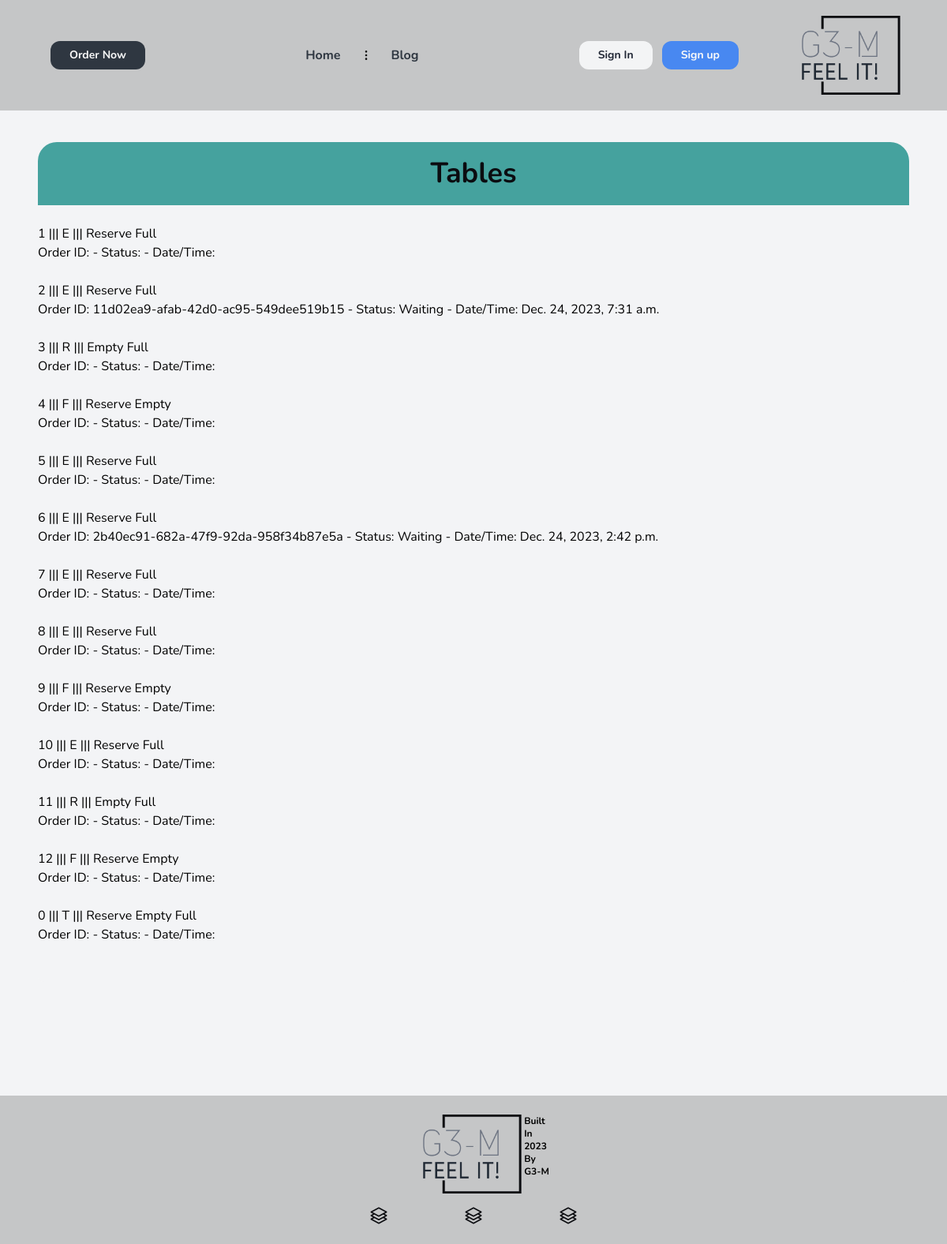
The app's page /tables/list-table, older data.
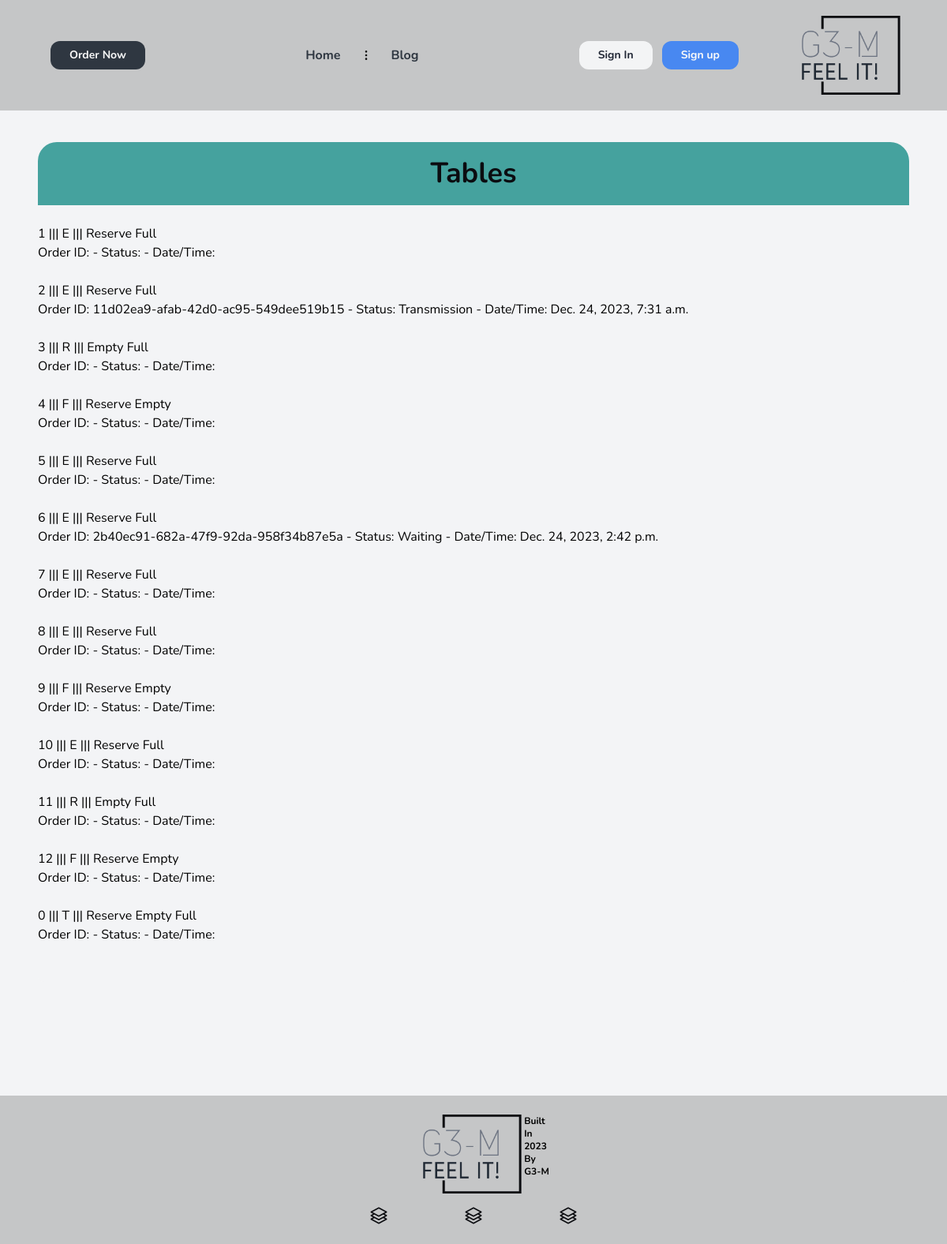
The same page, newer data.
### order/models.py (models this page shows, shortened)
class Order(BaseModel):
    status_fields = [("W", "Waiting"),
                     ("P", "Preparation"),
                     ("T", "Transmission"),
                     ("F", "Finished")]
    customer_phone = models.CharField(max_length=100, blank=True, null=True)
    id = models.UUIDField(primary_key=True, default=uuid.uuid4)
    status = models.CharField(max_length=1, choices=status_fields, default='W')
    table = models.ForeignKey(Table, on_delete=models.SET_NULL, null=True)
    class Meta:
        ordering = ['-created_at']
        indexes = [
            models.Index(fields=['-created_at']),
        ]

### tables/views.py (the view)
# urls.py: path('list-table', views.ListTableView.as_view(), name='list-table'),
class ListTableView(ListView):
    model = Table
    template_name = 'Reservation_ListTableTemplate.html'
    context_object_name = 'table'
    def get_context_data(self, *, object_list=None, **kwargs):
        context = super().get_context_data(**kwargs)
        context['table_orders'] = {}
        for table_instance in context['table']:
            try:
                order = Order.objects.filter(table=table_instance, status__in=["W", "P", "T"]).first()
                context['table_orders'][table_instance.id] = order
            except Order.DoesNotExist:
                pass
        return context

### core/models.py (called while the page is built)
    def get_queryset(self):
        return super().get_queryset().filter(deleted_at__isnull=True)

### tables/models.py (called while the page is built)
    def __str__(self) -> str:
        return f'{self.number}'

### templates/Reservation_ListTableTemplate.html (shortened to what this page needs)
{% extends "base.html" %}
{% load widget_tweaks %}
{% block content %}
    <div class="forms-div">
        <h2 class='forms-header'>Tables</h2>
        <div class="center">
            <ul class="tasks">
                {% for table_instance in table %}
                    <br>
                    {{ table_instance }} ||| {% for order in table_orders.table_instance %}{{ order }}{% endfor %}
                    {{ table_instance.status }}  |||
                    {% if table_instance.status != 'R' %}
                        <form action="{% url 'tables:change-table-status' table_instance.pk 'R' %}" method="post" style="display:inline;">
                            <button type="submit">Reserve</button>
                        </form>
                    {% endif %}
                    {% if table_instance.status != 'E' %}
                        <form action="{% url 'tables:change-table-status' table_instance.pk 'E' %}" method="post" style="display:inline;">
                            <button type="submit">Empty</button>
                        </form>
                    {% endif %}
                    {% if table_instance.status != 'F' %}
                        <form action="{% url 'tables:change-table-status' table_instance.pk 'F' %}" method="post" style="display:inline;">
                            <button type="submit">Full</button>
                        </form>
                    {% endif %}
                        {% for table_id , order in table_orders.items %}
                            {% if table_id == table_instance.id %}
        <li>Order ID: {{ order.id }} - Status: {{ order.get_status_display }}
            - Date/Time: {{ order.created_at }}</li>
                        {% endif %}
                    {% endfor %}
                {% endfor %}
            </ul>
        </div>
    </div>
{% endblock content %}

Row changes from the older to the newer data that the page shows:
changed Order "11d02ea9-afab-42d0-ac95-549dee519b15": status "Waiting" → "Transmission"
